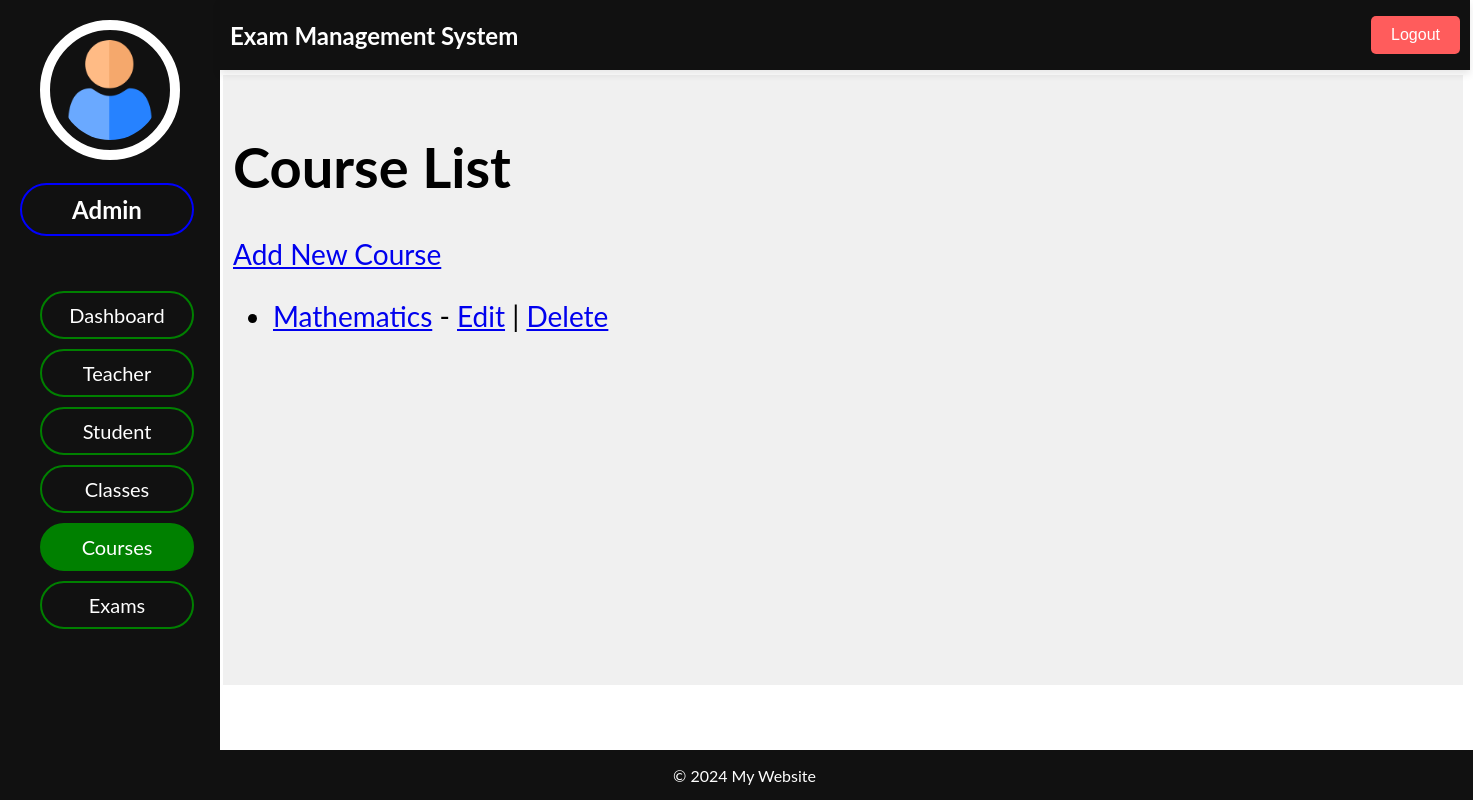
Before: /adminpanel/courses/all with the older database file.
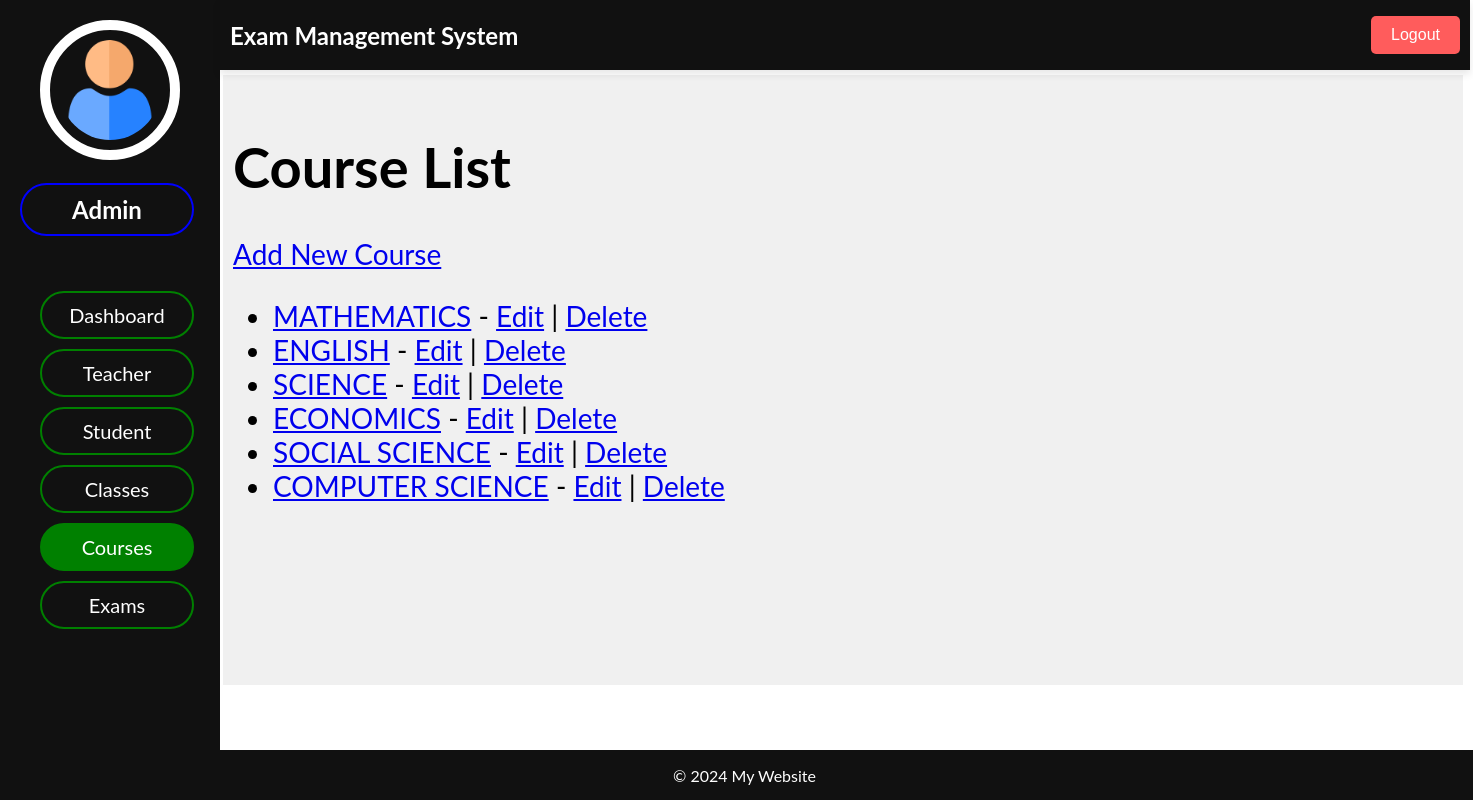
After: the same page with the newer database file.
### admin_panel/models.py (models this page shows, shortened)
class Course(models.Model):
    course_id = models.AutoField(primary_key=True)
    name = models.CharField(max_length=100)

### admin_panel/views.py (the view)
# urls.py: path('courses/all', views.course_list, name='course_list'),
def course_list(request):
    courses = Course.objects.all()
    return render(request, 'courses/course_list.html', {'courses': courses})

### admin_panel/templates/courses/course_list.html (shortened to what this page needs)
{% extends "dashboard/index.html" %}
{% block header %}
    {% include "dashboard/header.html" %}
{% endblock header %}
{% block sidenav %}
    {% include "courses/sidenav.html" %}
{% endblock sidenav %}
{% block main %}
    <h1>Course List</h1>
    <a href="{% url 'course_create' %}">Add New Course</a>
    <ul>
        {% for course in courses %}
            <li>
                <a href="{% url 'course_detail' course.pk %}">{{ course.name }}</a> -
                <a href="{% url 'course_update' course.pk %}">Edit</a> |
                <a href="{% url 'course_delete' course.pk %}">Delete</a>
            </li>
        {% endfor %}
    </ul>
{% endblock main %}
{% block footer %}
    {% include "dashboard/footer.html" %}
{% endblock footer %}

Changed rows visible on the page:
removed Course: name "Mathematics"
added Course: name "MATHEMATICS"
added Course: name "ENGLISH"
added Course: name "SCIENCE"
added Course: name "ECONOMICS"
added Course: name "SOCIAL SCIENCE"
added Course: name "COMPUTER SCIENCE"
